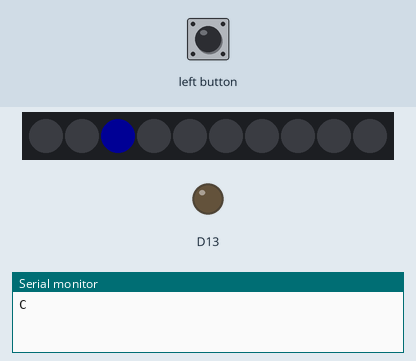
This sketch was run on a simulated Adafruit Circuit Playground Express. On the bench: 10 RGB LEDs in strip order, left to right, output pins drawn as LEDs (lit = HIGH), the last lines printed to the serial monitor. Inputs (shaded band) come from the test bench. Dim RGB values are drawn brighter than linear.

Above: at 1.1 s.
2.7 s: left button pressed for 1 s
At 5.1 s:
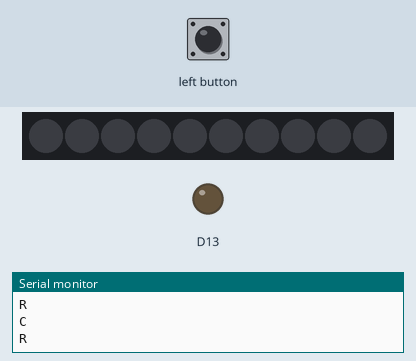
5.6 s: left button pressed for 3.2 s
Timing chart, 0 to 8.6 s (numbered marks = the images above; inputs shaded):
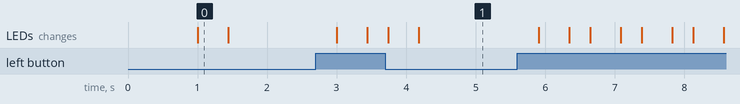

The sketch:

touch_beeper_classic.ino
```cpp
#include <Adafruit_CircuitPlayground.h>

// Circuit Playground CLASSIC version.
// The board doesn't make the sound. It tells the computer when to beep,
// and the Python script (touch_beeper_sounds.py) plays it through the computer's speakers.

// ===== Change these to test =====
const int   NUM_PADS     = 3;     // 1 to 8: uses pads #3, #2, #0, #1, #12, #6, #9, #10 in order
const int   NOISE        = 25;    // ignore changes smaller than this: set just above the wobble at rest
const int   FULL_TOUCH   = 165;   // change at a full touch: check the Serial Plotter
const int   SLOWEST      = 900;   // ms between beeps at a far hover (slow)
const int   FASTEST      = 60;    // ms between beeps at full touch (fast)
const int   BEEP_MS      = 40;    // how long each beep lasts on the computer
const int   SAMPLES      = 30;    // more = feels a hover from further away, but reacts a bit slower
const float SMOOTHING    = 0.3;   // 0.1 = very smooth/slow, 1.0 = no smoothing
const bool  PLOTTER_MODE = false; // true = print numbers for the Serial Plotter
                                  // false = send beeps to the Python script
// ================================

// Touch pads on the Classic (going around the board)
const uint8_t  allPads[8]  = {3, 2, 0, 1, 12, 6, 9, 10};
const char*    padNames[8] = {"P3", "P2", "P0", "P1", "P12", "P6", "P9", "P10"};
const uint16_t notes[8]    = {262, 294, 330, 349, 392, 440, 494, 523};  // C D E F G A B C
const uint8_t  padPixel[8] = {0, 1, 3, 4, 5, 6, 8, 9};  // light roughly next to each pad

uint16_t baseline[8];
float    smoothed[8];
unsigned long lastBeep[8];

// Read one pad (averaged over SAMPLES readings)
uint16_t readPad(int i) {
  return CircuitPlayground.readCap(allPads[i], SAMPLES);
}

// Measure each pad's resting value (don't touch anything!)
void calibrate() {
  if (!PLOTTER_MODE) Serial.println("C");          // tell the Python script we're measuring
  CircuitPlayground.clearPixels();
  CircuitPlayground.setPixelColor(2, 0, 0, 255);   // blue = measuring

  for (int w = 0; w < 5; w++) {                    // warm-up
    for (int i = 0; i < NUM_PADS; i++) readPad(i);
    delay(20);
  }

  for (int i = 0; i < NUM_PADS; i++) {             // average 20 readings
    uint32_t total = 0;
    for (int s = 0; s < 20; s++) {
      total += readPad(i);
      delay(5);
    }
    baseline[i] = total / 20;
    smoothed[i] = baseline[i];
    lastBeep[i] = 0;
  }

  CircuitPlayground.clearPixels();                 // light off = ready
  if (!PLOTTER_MODE) Serial.println("R");          // ready
}

void setup() {
  Serial.begin(115200);
  CircuitPlayground.begin();
  delay(1000);
  calibrate();
}

void loop() {
  // Press button A (left) to re-measure the base
  if (CircuitPlayground.leftButton()) {
    delay(300);
    calibrate();
  }

  for (int i = 0; i < NUM_PADS; i++) {
    // Read and smooth
    uint16_t reading = readPad(i);
    smoothed[i] = smoothed[i] * (1.0 - SMOOTHING) + reading * SMOOTHING;

    // How far above base? This is "how close is the hand"
    int change = (int)smoothed[i] - baseline[i];
    int closeness = constrain(change, 0, FULL_TOUCH);

    if (PLOTTER_MODE) {
      Serial.print(padNames[i]);
      Serial.print("_change:");
      Serial.print(change);
      Serial.print(",");
    }

    if (change > NOISE) {
      // Closer = shorter gap between beeps
      int gap = map(closeness, NOISE, FULL_TOUCH, SLOWEST, FASTEST);
      // Closer = higher pitch (up to one octave above the pad's note)
      int pitch = map(closeness, NOISE, FULL_TOUCH, notes[i], notes[i] * 2);
      // Closer = louder on the computer (0 to 100)
      int level = map(closeness, NOISE, FULL_TOUCH, 10, 100);

      if (millis() - lastBeep[i] > (unsigned long)gap) {
        if (!PLOTTER_MODE) {
          // Message to the computer:  N,pad,pitch,length,level
          Serial.print("N,");
          Serial.print(i);
          Serial.print(",");
          Serial.print(pitch);
          Serial.print(",");
          Serial.print(BEEP_MS);
          Serial.print(",");
          Serial.println(level);
        }
        lastBeep[i] = millis();
      }

      // Closer = brighter light (on the pixel next to the pad)
      int brightness = map(closeness, NOISE, FULL_TOUCH, 10, 255);
      CircuitPlayground.setPixelColor(padPixel[i], brightness, brightness * 0.7, 0);  // mustard
    } else {
      CircuitPlayground.setPixelColor(padPixel[i], 0, 0, 0);
    }
  }

  if (PLOTTER_MODE) Serial.println();
}
```

Measured:
- what the display in image 0 shows lasts 0.4 s, from 1.0 s to 1.4 s
